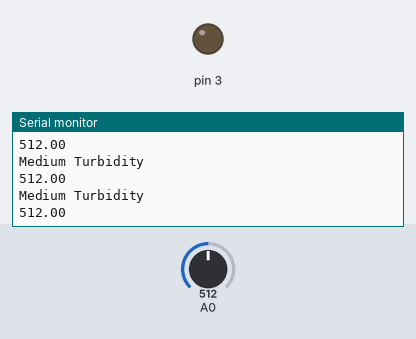
Bench run of a sketch on a simulated Arduino Uno, built with avr-gcc and run on an emulated ATmega328P. Shown: output pins drawn as LEDs (lit = HIGH), the last lines printed to the serial monitor. The test bench sets the inputs (shaded band); at power-on: A0 = 512.

Above: at 1.2 s.
1.3 s: A0 set to 331
At 1.5 s:
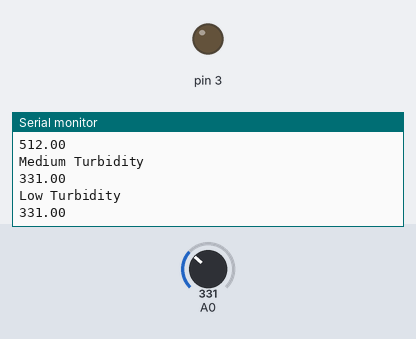
3.0 s: A0 set to 350
At 3.13 s:
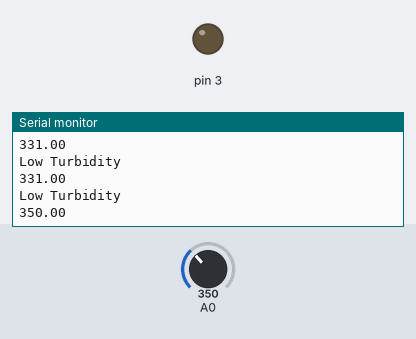
Timing chart, 0 to 6.0 s (numbered marks = the images above; inputs shaded):
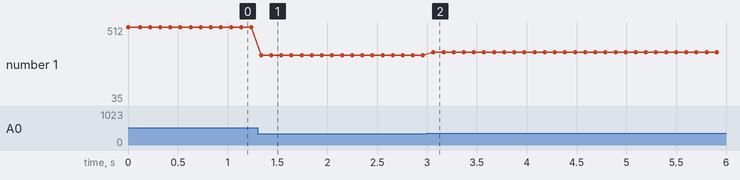

Measured:
- after the input at 1.3 s, the serial monitor: prints a new line at once (image 1)
- after the input at 3.0 s, the serial monitor: prints a new line after 0.06 s (image 2)
- plotted number 1: 512 → 331 after the input at 1.3 s, 331 → 35 after the input at 3.0 s

The sketch:

ldr_2.ino
```cpp
#include <LiquidCrystal.h>
LiquidCrystal lcd(12,11,7,6,5,4);
float i;
void setup() {
 Serial.begin(9600);
 pinMode(3,OUTPUT);

}

void loop() {


  i=analogRead(A0);
  Serial.println(i);
  lcd.setCursor(0,0);

  if((i>=0)&&(i<=340))

  {
   lcd.print("Low Turbidity");
   lcd.setCursor(0,1);
   lcd.print("pH-> basic");
   delay(100);
   lcd.setCursor(0,0);
   lcd.print("                ");
   lcd.setCursor(0,1);
   lcd.print("                ");
   Serial.println("Low Turbidity");

  }

else if((i>=341)&&(i<=899))

  {
   lcd.print("Medium Turbidity");
   lcd.setCursor(0,1);
   lcd.print("pH-> neutral");
   delay(100);
   lcd.setCursor(0,0);
   lcd.print("                ");
   lcd.setCursor(0,1);
   lcd.print("                ");
   Serial.println("Medium Turbidity");
  }

  else

  {lcd.setCursor(0,0);
   lcd.print("High Turbidity");
   lcd.setCursor(0,1);
   lcd.print("pH-> neutral");
   delay(100);
   lcd.setCursor(0,0);
   lcd.print("                ");
   lcd.setCursor(0,1);
   lcd.print("                ");
   Serial.println("High Turbidity");
  }

}
```
